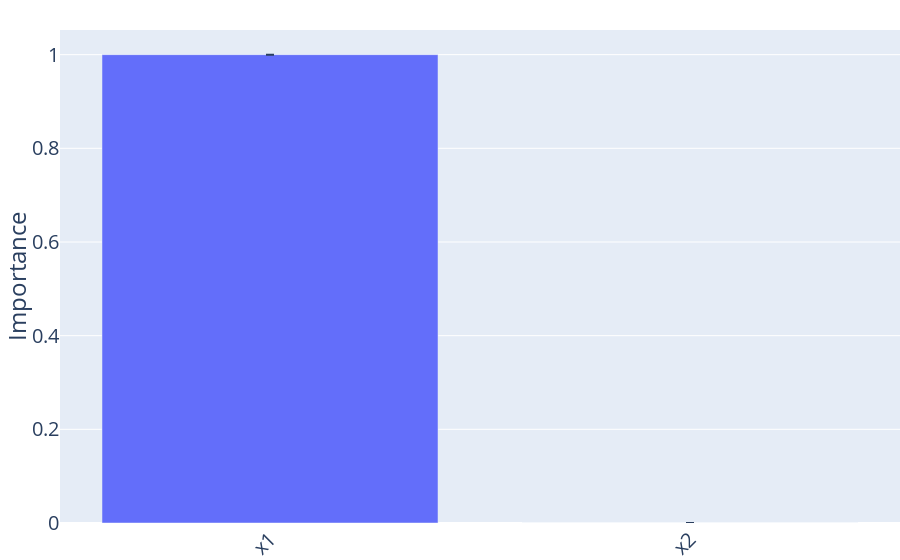

The cell this chart's notebook holds for it:
### Code cell
# Now we can use deepcave to analyze the results - e.g. for hyperparameter importance:
get_importances("deepcave_logs/run_1", "branin")

### Figure 1 — Plotly figure (JSON) as saved in the notebook; plotly's stock layout.template omitted (floating-point values rounded to 4 significant figures)
{"data": [{"error_y": {"array": [0, 2.554e-62]}, "marker": {"color": "rgba(99, 110, 250, 1)"}, "name": "100.0", "type": "bar", "x": ["x1", "x2"], "y": [1, 5.327e-32]}], "layout": {"barmode": "group", "font": {"size": 20}, "legend": {"title": {"text": "Budget"}}, "margin": {"b": 0, "l": 0, "r": 0, "t": 30}, "xaxis": {"tickangle": -45}, "yaxis": {"title": {"text": "Importance"}}}}
